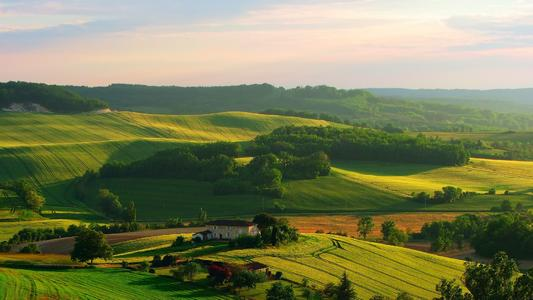
#> input picture linearalgebra/pic.jpg, 533 x 300 px
$ python pic.py
#> lines starting #> are read from the running program, lines starting #| are printed output that depends on the picture
from PIL import Image
import numpy as np

img  = Image.open("pic.jpg")#打开图片
#> img is the input picture: PIL image 533x300 RGB; mean R, G, B 122, 126.8, 87.7
img_data = np.array(img)#将图片数组化
print(img_data.shape)
#| (300, 533, 3)
print(img_data)
#> (printed output is left out)
img_data = img_data.reshape(300*533*3)#重塑造型
print(img_data)
#> (printed output is left out)
print(img_data.shape)
#| (479700,)

img_data = img_data.reshape(300,533,3)
img_data = img_data.transpose(1,0,2)#转置，换轴
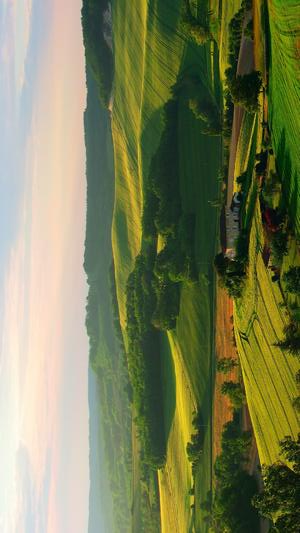
#> img_data: shape (533, 300, 3); mean R, G, B 122, 126.8, 87.7
img = Image.fromarray(img_data)#从数组转为图片fromarray
img.show()
